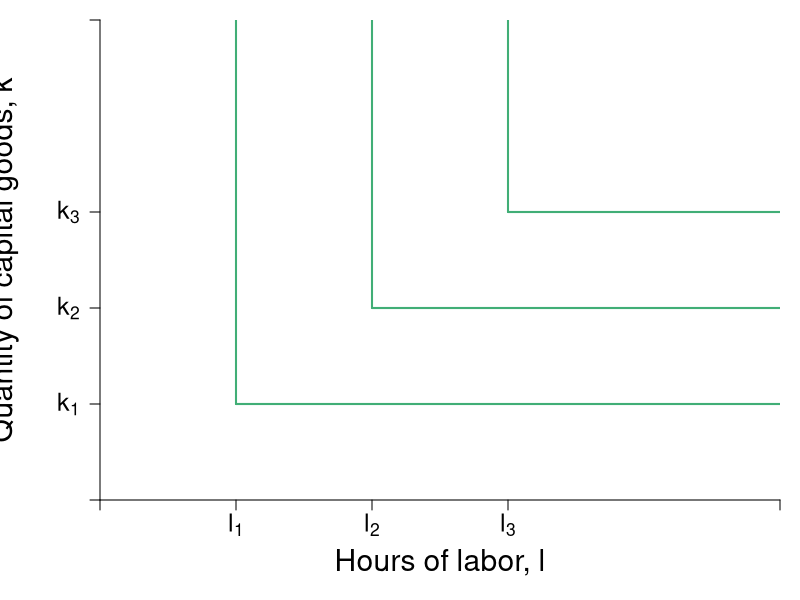

Generate this figure with R:

pdf(file = "specprodexch/leontief_comparison.pdf", width = 7, height = 7)

#Set parameters for graphics
pointsize <- 1.8
axislabelsize <- 1.8
labelsize <- 1.5
namesize <- 1.8
annotatesize <- 1.5
graphlinewidth <- 2
segmentlinewidth <- 1.5


COL <- c("#7fc97f", "#beaed4", "#fdc086", "#ffff99", "#386cb0", "#f0027f", "#bf5b17", "#666666")
COLA <- c("#e0f3db", "#99d8c9","#66c2a4","#41ae76", "#238b45", "#005824")
COLB <- c("#c6dbef", "#4eb3d3", "#2b8cbe", "#0868ac","#084081")

par(mar =  c(5, 5, 1, 1))

xlims <- c(0, 10)
ylims <- c(0, 10)

npts <- 501 


plot(0, 0, xlim = xlims, ylim = ylims, type = "n",
     xlab = expression(paste("")),
     ylab = expression(paste("")), 
     xaxt = "n", 
     yaxt = "n", 
     cex.lab = axislabelsize, 
     bty = "n",
     xaxs="i", 
     yaxs="i")

ticksy <- c(0, 2, 4, 6, ylims[2])
ylabels <- c(NA, expression(paste(k[1])), expression(paste(k[2])), expression(paste(k[3])), NA)
ticksx <- c(0, 2, 4, 6, xlims[2])
xlabels <- c(NA, expression(paste(l[1])), expression(paste(l[2])), expression(paste(l[3])), NA)

axis(1, at = ticksx, pos = 0, labels = xlabels,cex.axis = labelsize)
axis(2, at = ticksy, pos = 0, labels = ylabels, las = 1, cex.axis = labelsize)

npts <- 500 
xx1 <- seq(xlims[1], xlims[2], length.out = npts)

segments(2, 2, xlims[2], 2, lty = 1, col = COLA[4], lwd = graphlinewidth)
segments(2, 2, 2, ylims[2], lty = 1, col = COLA[4],  lwd = graphlinewidth)

segments(4, 4, xlims[2], 4, lty = 1, col = COLA[4], lwd = graphlinewidth)
segments(4, 4, 4, ylims[2], lty = 1, col = COLA[4],  lwd = graphlinewidth)

segments(6, 6, xlims[2], 6, lty = 1, col = COLA[4], lwd = graphlinewidth)
segments(6, 6, 6, ylims[2], lty = 1, col = COLA[4],  lwd = graphlinewidth)


mtext(expression(paste("Hours of labor, ", l)), side=1, line = 3, cex = axislabelsize)
text(-1.4, 0.5*ylims[2], expression(paste("Quantity of capital goods, ", k)), xpd = TRUE, cex = axislabelsize, srt = 90) 

# points(4, 6, pch = 16, col = "black", cex = 1.5)
text(11, 2.3, expression(paste(underline(x)[1])), cex = labelsize)
text(11, 4.3, expression(paste(underline(x)[2])), cex = labelsize)
text(11, 6.3, expression(paste(underline(x)[3])), cex = labelsize)


# text(10, 11, expression(paste("Feasible")), cex = labelsize)
# text(10, 10.5, expression(paste("production")), cex = labelsize)
# text(10, 10, expression(paste("techniques")), cex = labelsize)
# text(2, 4, expression(paste("Infeasible")), cex = labelsize)
# text(2, 3.5, expression(paste("production")), cex = labelsize)
# text(2, 3, expression(paste("techniques")), cex = labelsize)


#Label mrs function
text(18, 2.5, expression(paste(mrs(x,y) == r[max] - bgroup("(",frac(r[max], x[max]),")")*x)), cex = labelsize)

dev.off()
